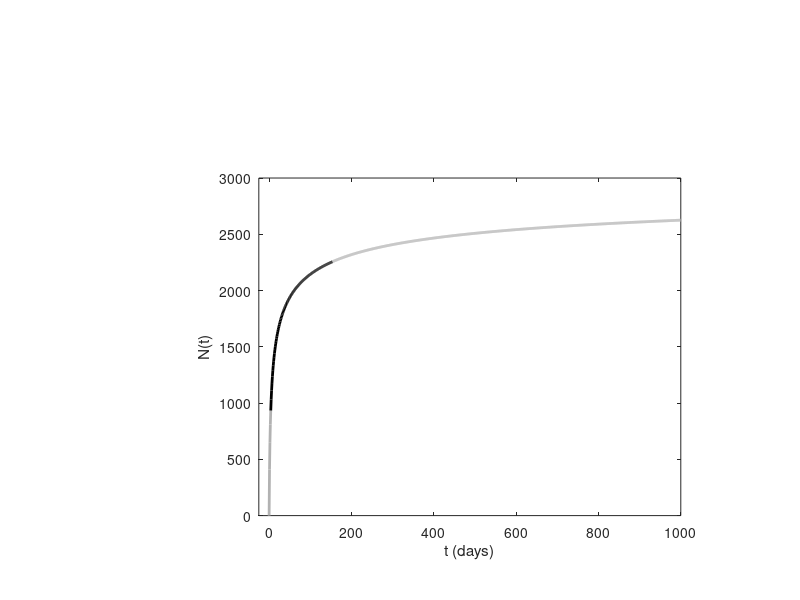
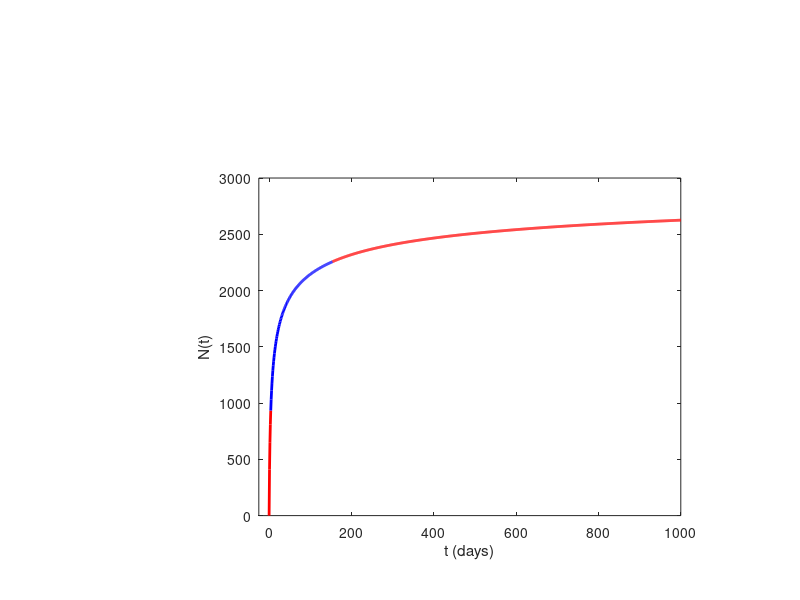

These charts were generated, in order, by the following MATLAB code:
function [] = build_OmoriFigure()

% The purpose of this function is to build the Omori figure...

tstart = 4;
tdays = 150;
tend = tstart+tdays; 
ttotal = 1000;

Nstart =  Cumm_Omori(tstart)
Nend = Cumm_Omori(tend)
Ntotal = Cumm_Omori(ttotal)

prop_recorded = (Nend-Nstart)/Ntotal

t1 = [0:tstart];
N1 = Cumm_Omori(t1);
l1 = plot(t1,N1,'linewidth',2,'color',[0.7,0.7,0.7])

t2 = [tstart:tend];
N2 = Cumm_Omori(t2);
hold on
l2 = plot(t2,N2,'k','linewidth',2)

tend2 = 1000;
t3 = [tend:tend2];
N3 = Cumm_Omori(t3);
l3 = plot(t3,N3,'linewidth',2,'color',[0.7,0.7,0.7])

fsize = 16;
%set(gca,'fontsize',fsize)
xlabel('t (days)')%,'fontsize',fsize)
%ylabel('Cummulative number of aftershocks','fontsize',fsize)

ylabel('N(t)')
set(gca,'xlim',[-25, tend2],'xtick',[0:200:tend2])

set(gca,'units','centimeters','position',[4.6,1.5,7.5,6])
%print -depsc OmoriFigure.eps
print -depsc ../Figure12_bw.eps

% Now create the colour version
set(l1,'color','r')
set(l2,'color','b')
set(l3,'color','r')
print -depsc ../Figure12_c.eps


function [N] = Cumm_Omori(t)
% Assume the following values
K = 906.5;
c = 1.433; 
p = 1.256;

N = K *( c^(1-p) - (t+c).^(1-p))/(p-1);
